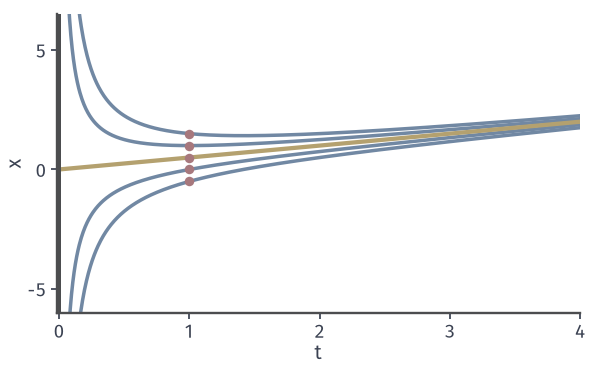

Source code (Python):
from pathlib import Path
import sys
ROOT = next(p for p in Path(__file__).resolve().parents if (p/'build.sh').is_file() and (p/'tex/book.tex').is_file())
sys.path.insert(0, str(ROOT/'figures/06-differential-equations/01-ordinary-differential-equations/matplotlib/lde-common'))
from lde_common import *
HERE = Path(__file__).resolve().parent
# 目标：dx/dt=-x/t+1 的解 x=c/t+t/2 在系数连续的区间 (0,inf) 上存在，t->0+ 时一般无界。
fig, ax = figure(width_mm=84, height_mm=52)
panel(fig, .095, .975, .96, .15)
t = np.linspace(.02, 4, 800)
for c in (-1, -.5, .5, 1):
    x = c/t+t/2
    x = np.where(np.abs(x) > 8, np.nan, x)
    ax.plot(t, x, color=BLUE, lw=MAIN)
    ax.plot([1], [c+.5], 'o', ms=3.8, color=RED, mew=0, zorder=5)
ax.plot(t, t/2, color=YELLOW, lw=1.7)
ax.plot([1], [.5], 'o', ms=3.8, color=RED, mew=0, zorder=5)
ax.axvline(0, color=STROKE, lw=1.6)
ax.set_xlim(-.02, 4); ax.set_ylim(-6, 6.5); ax.set_xticks([0, 1, 2, 3, 4]); ax.set_yticks([-5, 0, 5]); label(ax, '$t$', '$x$')
save(fig, HERE, 'figure', {'formula': 'x=c/t+t/2', 'c': [-1, -.5, 0, .5, 1], 'initial time': 1})
